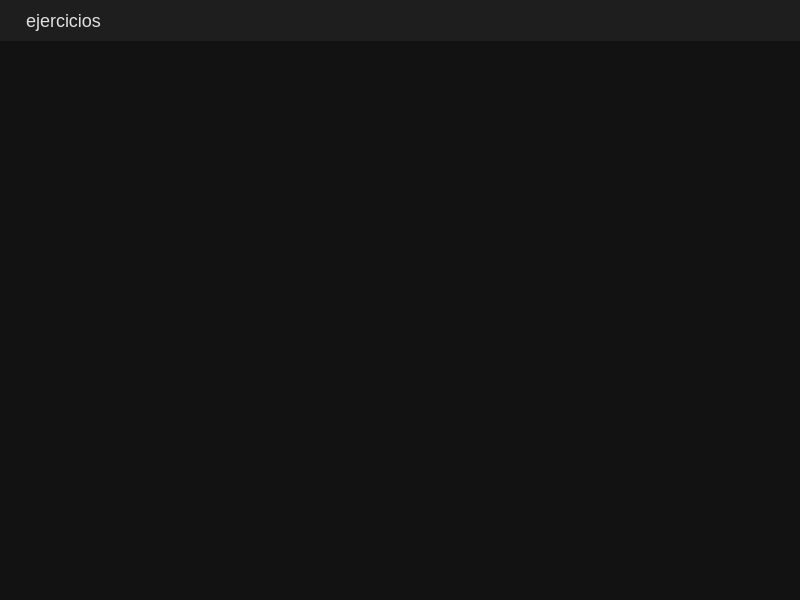
<?xml version="1.0" encoding="UTF-8"?>
<ui version="4.0">
 <class>MainWindow</class>
 <widget class="QMainWindow" name="MainWindow">
  <property name="geometry">
   <rect>
    <x>0</x>
    <y>0</y>
    <width>800</width>
    <height>600</height>
   </rect>
  </property>
  <property name="windowTitle">
   <string>menu ventana</string>
  </property>
  <property name="styleSheet">
   <string notr="true">/* Fondo general */
QMainWindow, QWidget {
    background-color: #121212;
    color: #e0e0e0;
}


/* Barra de menú */
QMenuBar {
    background-color: #1e1e1e;
    color: #e0e0e0;
    font-size: 18px;
    padding: 5px;
}


QMenuBar::item {
    background: transparent;
    padding: 5px 15px;
}


QMenuBar::item:selected {
    background-color: #8b0000;
    color: #ffffff;
}


/* Menús */
QMenu {
    background-color: #1a1a1a;
    color: #e0e0e0;
    border: 1px solid #8b0000;
    font-size: 18px;
}


QMenu::item {
    padding: 8px 20px;
}


QMenu::item:selected {
    background-color: #b22222;
    color: #ffffff;
}
</string>
  </property>
  <widget class="QWidget" name="centralwidget"/>
  <widget class="QMenuBar" name="menubar">
   <property name="geometry">
    <rect>
     <x>0</x>
     <y>0</y>
     <width>800</width>
     <height>46</height>
    </rect>
   </property>
   <widget class="QMenu" name="menuejercicios">
    <property name="title">
     <string>ejercicios</string>
    </property>
    <addaction name="actioncalculadora"/>
    <addaction name="separator"/>
    <addaction name="actioncalculadora_psp_2"/>
    <addaction name="separator"/>
    <addaction name="actionsalir"/>
   </widget>
   <addaction name="menuejercicios"/>
  </widget>
  <widget class="QStatusBar" name="statusbar"/>
  <action name="actionsalir">
   <property name="text">
    <string>salir</string>
   </property>
  </action>
  <action name="actioncalculadora">
   <property name="text">
    <string>calculadora psp 1</string>
   </property>
  </action>
  <action name="actioncalculadora_psp_2">
   <property name="text">
    <string>calculadora psp 2</string>
   </property>
  </action>
 </widget>
 <resources/>
 <connections/>
</ui>
